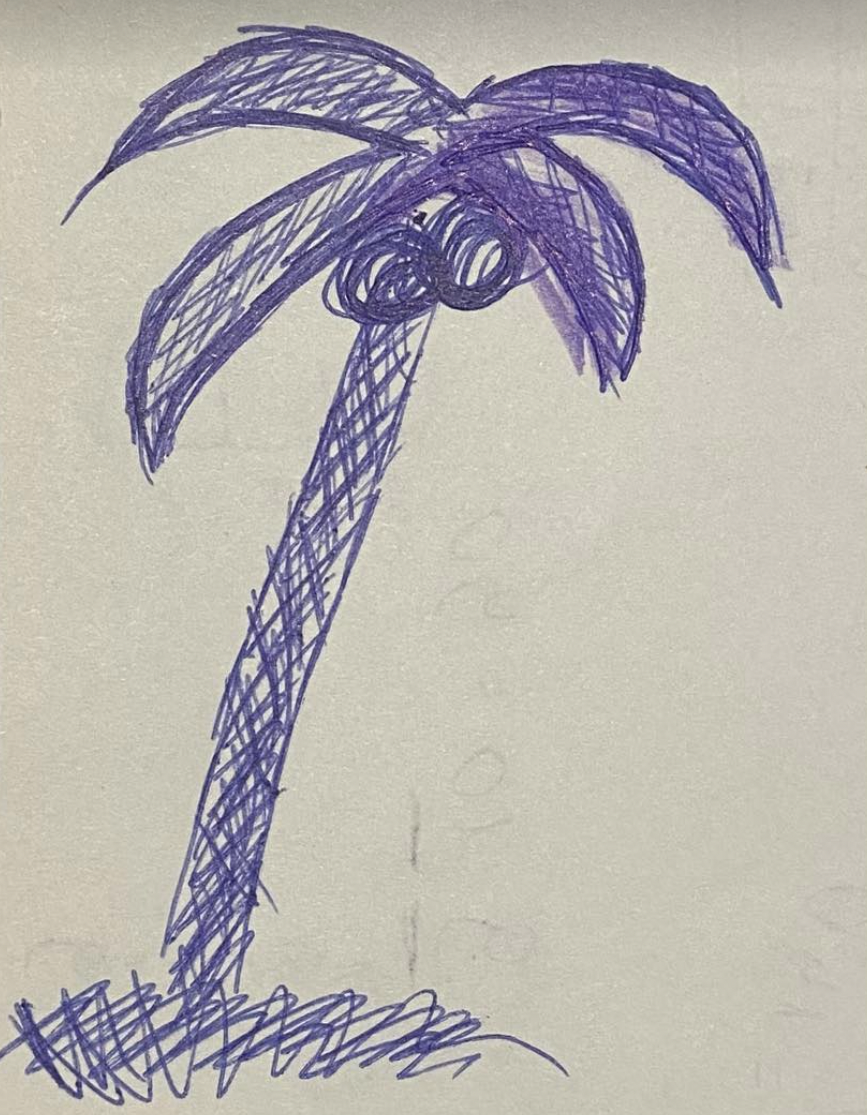
#> input picture pic_a_pix/palma.png, 867 x 1115 px
$ python k4sia_image.py
#> lines starting #> are read from the running program, lines starting #| are printed output that depends on the picture
from PIL import Image


# converting the image
def convert_img(img_name, size, threshold):
    """WCZYTANIE ZDJECIA, ZAMIANA NA SZARY, PRZESKALOWANIE"""
#> called with img_name = 'palma.png', size = 20, threshold = 160
    with Image.open(img_name) as img_a:
#> img_a is the input picture: PIL image 867x1115 RGBA; mean R, G, B, A 183.1, 179, 176.3, 255
        width, height = img_a.size
#> width = 867; height = 1115
        n_2, m_2 = w_h(width, height, size)
#| Dimensions: 867 1115
#| wymiary 20 25
#> n_2 = 20; m_2 = 25
        img_a = img_a.convert("L")
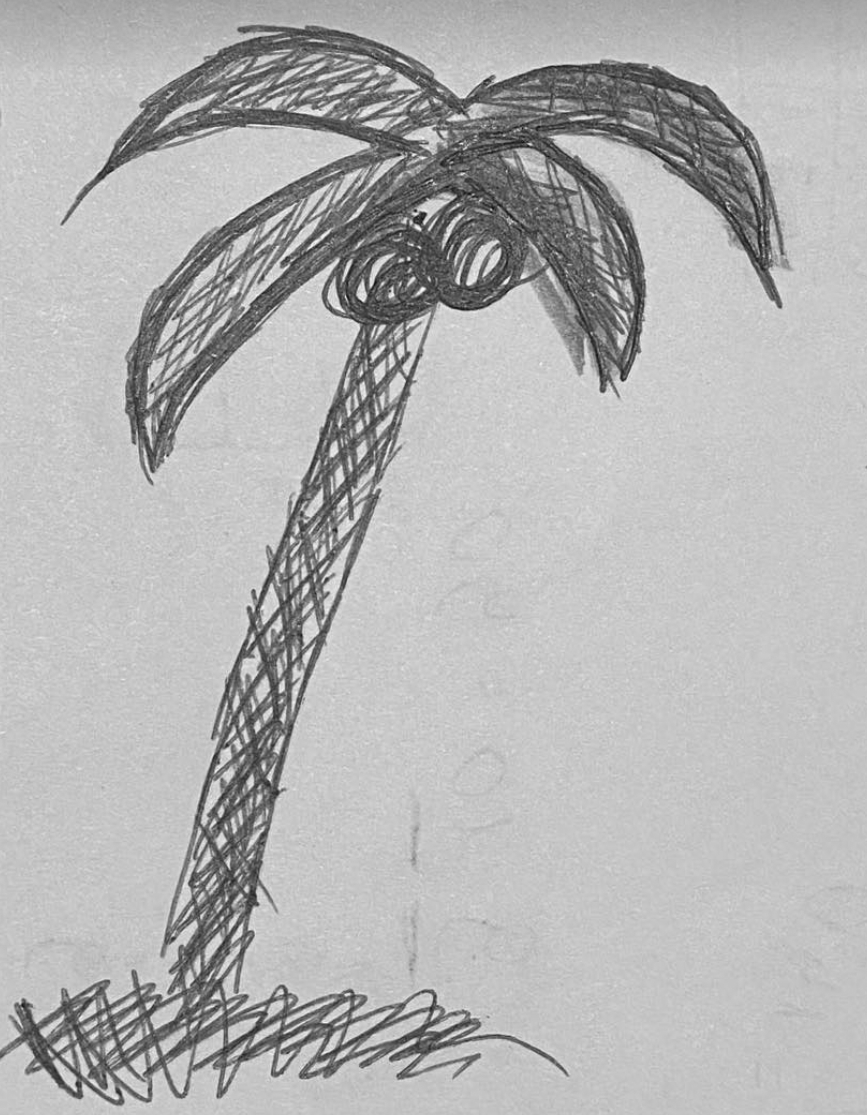
#> img_a: PIL image 867x1115 L; min 18, max 250, mean 179.9
        img_a = img_a.resize((n_2, m_2))
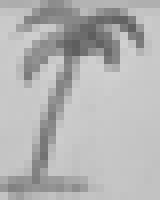
#> img_a: PIL image 20x25 L (shown 8 times larger); min 94, max 208, mean 179.8
        img_a = img_a.point(lambda p: 255 if p > threshold else 0)
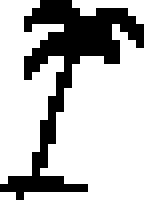
#> img_a: PIL image 20x25 L (shown 8 times larger); 75.6% white; black in thin lines or dots
    return img_a


# creating the matrix
def create_matrix(img):
    """ TWORZENIE LISTY 0 1 """
    n_h = img.height
#> n_h = 25
    m_w = img.width
#> m_w = 20
    pixels = [[img.getpixel((i, j)) for i in range(m_w)] for j in range(n_h)]
#> pixels = 25 items
    # replacing pixel values in matrix: 1 - black, 0 - white
    for i in range(n_h):
        for j in range(m_w):
            if pixels[i][j] == 255:
                pixels[i][j] = 0
            else:
                pixels[i][j] = 1
    return pixels


def save_matrix_to_file(pixels, file):
    """PRZEPISANIE PRZEROBIONEGO ZDJECIA DO PLIKU"""
    matrix = open(file, "w")
    for line in pixels:
        for i in line:
            matrix.write(str(i))
        matrix.write("\n")
    matrix.close()


def div_five(a_1):
    """ZWRACA LICZBE ZAOKRAGLONA DO 5"""
    if a_1 % 5 <= 2:
        a_1 = a_1 - (a_1 % 5)
    else:
        a_1 = a_1 + (5 - (a_1 % 5))
    return a_1


def w_h(width, height, size):
    """PROPORCJONALNE SKALOWANIE ZDJECIA"""
    print("Dimensions:", width, height)
    if width < height:
        m_1 = size
        n_1 = int((m_1 * height) / width)
        n_1 = 5 * round(n_1/5)

    else:
        n_1 = size
        m_1 = int((n_1 * width) / height)
        m_1 = 5 * round(m_1/5)
    print("wymiary", m_1, n_1)
    return m_1, n_1


IMG_SIZE = 20
IMAGE_NAME = "palma.png"

converted = convert_img(IMAGE_NAME, IMG_SIZE, 160)
converted.show()
matrix_1 = create_matrix(converted)
#> matrix_1 = 25 items
save_matrix_to_file(matrix_1, "matrix.txt")
#> the loop in save_matrix_to_file, `for line in pixels:` made 25 passes
#> line on passes 1 to 11: [0, 0, 0, 0, 0, 1, 1, 1, 1, 0, 0, 0, 0, 0, 0, 0, 0, 0, 0, 0], [0, 0, 0, 0, 1, 1, 1, 1, 1, 1, 0, 0, 1, 1, 1, 1, 0, 0, 0, 0], [0, 0, 0, 1, 1, 1, 1, 1, 1, 1, 1, 1, 1, 1, 1, 1, 1, 0, 0, 0], [0, 0, 0, 1, 0, 0, 0, 0, 1, 1, 1, 1, 1, 1, 0, 1, 1, 1, 0, 0], [0, 0, 0, 0, 0, 0, 1, 1, 1, 1, 1, 1, 1, 1, 0, 0, 1, 1, 0, 0], [0, 0, 0, 0, 0, 1, 1, 1, 1, 1, 1, 1, 1, 1, 1, 0, 0, 1, 0, 0], [0, 0, 0, 0, 1, 1, 1, 1, 1, 1, 1, 1, 1, 1, 1, 0, 0, 0, 0, 0], [0, 0, 0, 1, 1, 1, 0, 0, 1, 1, 0, 0, 0, 1, 1, 0, 0, 0, 0, 0], [0, 0, 0, 1, 1, 0, 0, 0, 1, 0, 0, 0, 0, 0, 0, 0, 0, 0, 0, 0], [0, 0, 0, 1, 0, 0, 0, 1, 1, 0, 0, 0, 0, 0, 0, 0, 0, 0, 0, 0], [0, 0, 0, 0, 0, 0, 0, 1, 1, 0, 0, 0, 0, 0, 0, 0, 0, 0, 0, 0]
